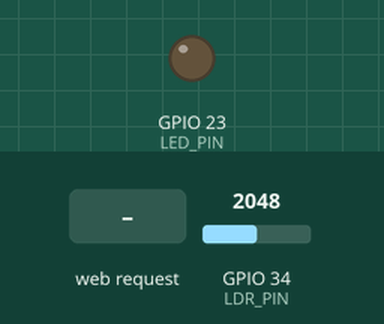
This sketch was run on a simulated ESP32. Shown: output pins drawn as LEDs (lit = HIGH). The inputs (shaded band) are chosen by the test bench; at power-on: GPIO 34 (LDR_PIN) = 2048. What the sketch prints to the serial monitor is not drawn.

Above: at 1.2 s.
1.3 s: GPIO 34 (LDR_PIN) set to 1030
4.3 s: GPIO 34 (LDR_PIN) set to 958
7.3 s: HTTP request GET /set?auoto=1 received
10.3 s: GPIO 34 (LDR_PIN) set to 212
11.8 s: GPIO 34 (LDR_PIN) set to 185
At 12.42 s:
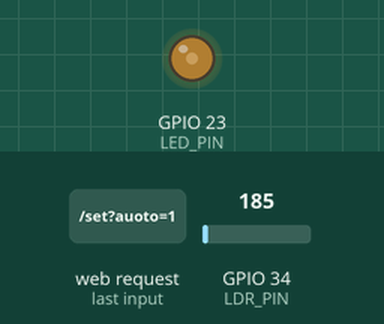
14.8 s: HTTP request GET /set?autotime=120 received
At 14.98 s:
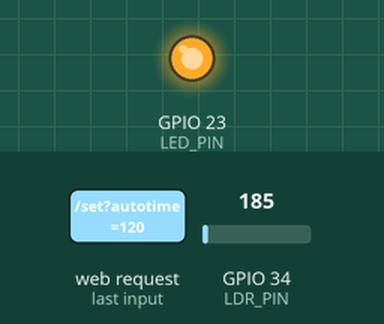
Timing chart, 0 to 18.8 s (numbered marks = the images above; inputs shaded):
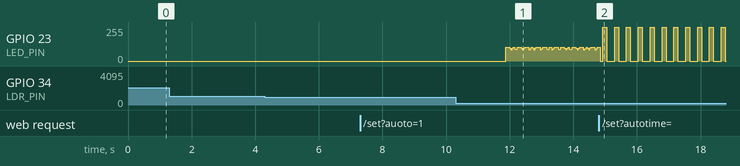

The sketch:

code_no_pid.ino
```cpp
#include <WiFi.h>
#include <WebServer.h>

const char* ssid = "ESP32_SLIDER";
const char* password = "12345678";

WebServer server(80);


#define LDR_PIN 34
int command = 0;
#define LED_PIN 23
int ldrValue;
volatile float kp,ki,kd;
int a=255; // just for the serial ploter
int b=0; // just for the serial ploter
int error;
int last_error;
float led_brightness;


int auoto=0;
int autotime;
void handleRoot() {
  String page = "<!DOCTYPE html><html><head><meta name='viewport' content='width=device-width, initial-scale=1'>"
                "<style>body{font-family:Arial;text-align:center;margin-top:20px;}input{width:90%;}"
                "button{padding:10px 20px;font-size:16px;margin:10px;}</style></head><body>";

  page += "<hr><h3>Command</h3><input type='range' min='0' max='200' step='1' value='" + String(command) + "' oninput='send(\"command\", this.value)'>";
  page += "<p id='commandv'>" + String(command) + "</p>";

  page += "<h3>Autotime (ms)</h3><input type='range' min='0' max='5000' step='500' value='" + String(autotime) + "' oninput='send(\"autotime\", this.value)'>";
  page += "<p id='autotimev'>" + String(autotime) + "</p>";

  page += "<hr><h3>Auto Mode</h3><button onclick='toggleAuto()'>Toggle Auto</button>";
  page += "<p id='autov'>" + String(auoto) + "</p>";

  page += "<script>"
          "function send(name,val){document.getElementById(name+'v').innerHTML=val;fetch('/set?'+name+'='+val);}"
          "function toggleAuto(){let current=parseInt(document.getElementById('autov').innerHTML);"
          "let newVal=current===0?1:0;document.getElementById('autov').innerHTML=newVal;"
          "fetch('/set?auoto='+newVal);}"
          "</script></body></html>";

  server.send(200, "text/html", page);
}


void handleSet() {


  if (server.hasArg("command")) command = server.arg("command").toInt();
  if (server.hasArg("auoto")) auoto = server.arg("auoto").toInt();
  if (server.hasArg("autotime")) autotime = server.arg("autotime").toInt();

  server.send(200, "text/plain", "OK");
}


void setup() {
  pinMode(LED_PIN, OUTPUT);

  Serial.begin(115200);

  WiFi.softAP(ssid, password);

  server.on("/", handleRoot);
  server.on("/set", handleSet);
  server.begin();


  kp=0.6;
  ki=0.35;
  kd=0.01;
}
unsigned long tim;
int vz=0;


void loop() {
  ////////////////////////////////////////// this is used for outochanging the command (set_point)///////////////////////////////////////////////////////////////
  if (auoto == 1){
  if (millis() - tim > autotime && vz==0){
  command=0;
  tim = millis();
  vz=1;
  }
  if (millis() - tim > autotime && vz==1){
  command=100;
  tim = millis();
  vz=2;
  }
  if (millis() - tim > autotime && vz==2){
  command=200;
  tim = millis();
  vz=0;
  }}


  //////////////////////////////////////////////////////  reading the commaned values from serial monitor and wifi////////////////////////////////////////////////
  readSerialCommand();
  server.handleClient();   // non-blocking


  //////////////////////////////////////////  read the values ////////////////////////////////////////////////
  ldrValue = analogRead(LDR_PIN);


  if(ldrValue < command){
    digitalWrite(LED_PIN,HIGH);
  }
  else {
    digitalWrite(LED_PIN,LOW);
  }

  //calculate_pid();

  Serial.print(a);
  Serial.print("     ");
  Serial.print(b);
  Serial.print("     ");
  Serial.print(command);
  Serial.print("     ");
  Serial.print(led_brightness);
  Serial.print("     ");
  Serial.print(kp);
  Serial.print("     ");
  Serial.print(ki);
  Serial.print("     ");
  Serial.print(kd);
  Serial.print("     ");
  Serial.println(ldrValue);


  //last_error=error;
}


int I;
void calculate_pid(){
  error = command - ldrValue;
  int P = error;
  I=I+error;
  int D = error - last_error;
  led_brightness = (float) (P*kp) + (I*ki) + (D*kd);

  if (led_brightness < 70) led_brightness=0;
  if (led_brightness > 255) led_brightness=255;

  analogWrite(LED_PIN, led_brightness);
}


void readSerialCommand() {
  static String buffer = "";

  while (Serial.available()) {
    char c = Serial.read();

    if (c == '\n' || c == '\r') {   // ENTER
      buffer.trim();

      if (buffer.length() > 0) {

        char type = buffer.charAt(0);

        // PID commands: p, i, d
        if (type == 'p' || type == 'i' || type == 'd') {
          float value = buffer.substring(1).toFloat();

          if (type == 'p') kp = value;
          if (type == 'i') ki = value;
          if (type == 'd') kd = value;
        }
        // Otherwise → normal command
        else {
          command = buffer.toInt();
        }
      }

      buffer = "";   // clear buffer
    }
    else {
      buffer += c;   // collect characters
    }
  }
}

/*
#include <stdio.h>

int main() {
    printf("Hello, world!\n");
    return 0;
}
    */
```

Measured:
- the behaviour switches between 200 and 199 on GPIO 34 (LDR_PIN) (found by bisection; images 0 and 1)
- by itself, GPIO 23 (LED_PIN): repeats every 0.38 s: 255/255 0.12 s, 0/255 0.25 s
